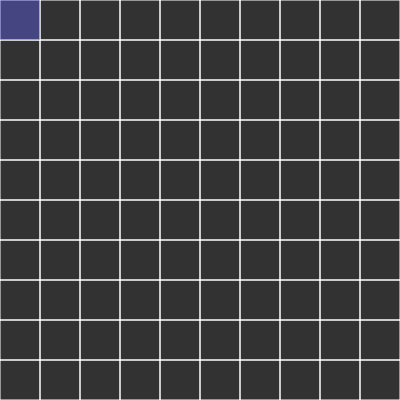
Frame 1 (no input)
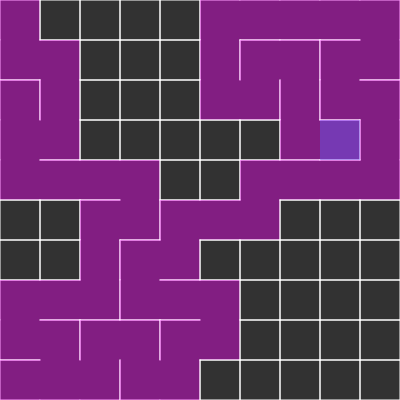
Frame 60 (no input)
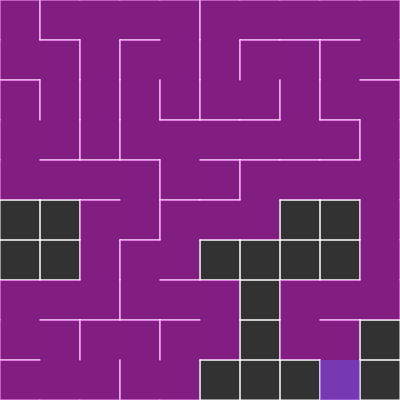
Frame 120 (the mouse pressed at the canvas centre since frame 60)

The p5.js sketch that drew these frames (run headless with seeded random() and noise() and a simulated clock; from frame 60 on, the mouse is pressed at the canvas centre):

// p5.js sketch
// ── sketch.js
// to remove a certain wall

// Daniel Shiffman
// DFS, Recursive backtracker

var cols, rows;
var w = 40;
var grid = [];

var current;

var stack = [];

function setup() {
    createCanvas(400, 400);
    // frameRate(20);
    cols = floor(width / w);
    rows = floor(height / w);

    for (var j = 0; j < rows; j++) {
        for (var i = 0; i < cols; i++) {
            var cell = new Cell(i, j);
            console.log(2)
            grid.push(cell);

        }
    }

    current = grid[0];

}

function draw() {
    console.log(1)
    background(50);

    for (var i = 0; i < grid.length; i++) {
        grid[i].show();
    }
    // STEP1 : pick a random neighbor
    current.visited = true;
    current.hightlight();
    var next = current.checkNeighbors();
    if (next) {
        next.visited = true;
        // STEP 2 : push the current to the stack
        stack.push(current);
        // STEP3 : remove the wall of the current cell and the chose cell
        removeWalls(current, next);
        // STEP4 : move to the next cell
        current = next;
    } else if (stack.length > 0) { // if the stack is not empty 
        current = stack.pop(); // going back to the previus cell
    } else {
        noLoop();
        console.log("FINISHED");
    }

    // noLoop();

}

// convert 1D array to behave like 2D
function index(i, j) {
    if (i < 0 || j < 0 || i > cols - 1 || i > rows - 1) { // edge
        return -1;
    }
    return i + j * cols; // the algorithm
}

//constructor function for each cell
function Cell(i, j) {
    this.i = i;
    this.j = j;
    this.walls = [true, true, true, true]; // top right bottom left

    this.visited = false;

    this.show = function() {
        var x = this.i * w;
        var y = this.j * w;
        stroke(255);

        if (this.walls[0]) { // top
            line(x    , y    , x + w, y    ); 
        }
        if (this.walls[1]) { // right 
            line(x + w, y    , x + w, y + w); 
        }
        if (this.walls[2]) { // bottom
            line(x + w, y + w, x    , y + w);
        }
        if (this.walls[3]) { // left
            line(x    , y + w, x    , y    );
        }
        
        if (this.visited) {
            noStroke();
            fill(255, 0, 255, 100);
            rect(x, y, w, w);
        }
    }

    this.checkNeighbors = function() {
        var neighbors = [];

        var top    = grid[index(i    , j - 1)];
        var right  = grid[index(i + 1, j    )];
        var bottom = grid[index(i    , j + 1)];
        var left   = grid[index(i - 1, j    )];

        if (top && !top.visited) {
            neighbors.push(top);
        }
        if (right && !right.visited) {
            neighbors.push(right);
        }
        if (bottom && !bottom.visited) {
            neighbors.push(bottom);
        }
        if (left && !left.visited) {
            neighbors.push(left);
        }

        if (neighbors.length > 0) {
            var r = floor(random(0, neighbors.length));
            return neighbors[r];
        } else {
            return undefined;
        }
    }

    this.hightlight = function() {
        var x = this.i * w;
        var y = this.j * w;
        noStroke();
        fill(100, 100, 255, 100);
        rect(x, y, w, w);
    }
}


function removeWalls(current, neighbor) {
    var horizontal = current.i - neighbor.i;

    if (horizontal === 1) { // left side
        current.walls[3] = false; // remove the left wall of the current cell
        neighbor.walls[1] = false; // remove the right wall of the neighbor cell
    } else if (horizontal === -1) { // right side
        current.walls[1] = false; // remove the right wall of the current cell
        neighbor.walls[3] = false; // remove the left wall of the neighbor cell
    } 

    var vertical = current.j - neighbor.j; 
    if (vertical === 1) { // top
        current.walls[0] = false; // remove the top wall of the current cell
        neighbor.walls[2] = false; // remove the bottom wall of the neighbor cell
    } else if (vertical === -1) { // bottom
        current.walls[2] = false; // remove the bottom wall of the current cell
        neighbor.walls[0] = false; // remove the top wall of the neighbor cell
    }


}
